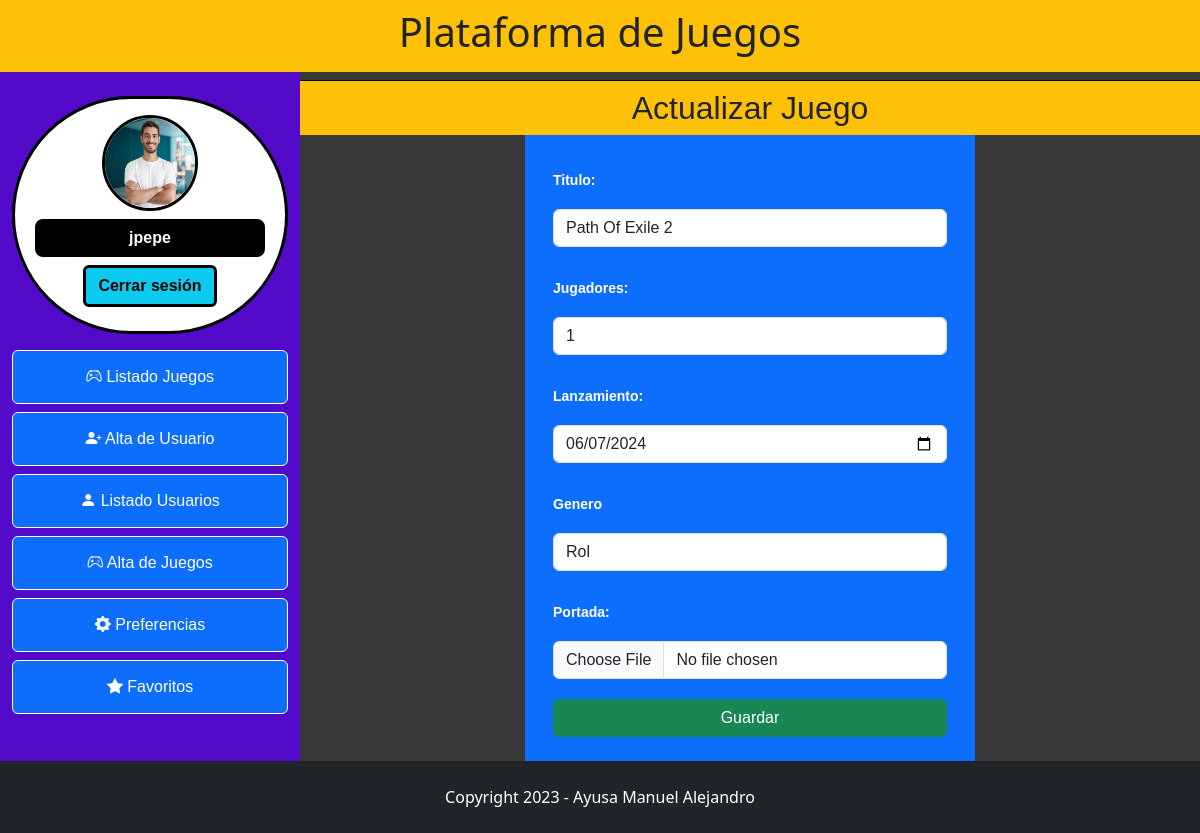
The page /?c=Juego&a=modificarJuego&id=4 (signed in) on the database its author committed.
### tables this page shows
CREATE TABLE `juego` (
  `id_juego` int(11) NOT NULL,
  `titulo` varchar(100) NOT NULL,
  `jugadores` smallint(6) DEFAULT NULL,
  `lanzamiento` date DEFAULT NULL,
  `genero_id` int(11) NOT NULL,
  `portada` varchar(50) DEFAULT NULL
);

CREATE TABLE `genero` (
  `id_genero` int(11) NOT NULL,
  `genero` varchar(45) NOT NULL
);

### sistema/BaseDeDatos.php (called while the page is built)
<?php
    class BaseDeDatos {
        static $host = "localhost";
        static $user = "root";
        static $password = "";
        static $db = "proyecto_juegos";
        static $conexion;
        public static function conectar(){
            $dsn = "mysql:host=" . self::$host . ";dbname=" . self::$db;
            try {
                self::$conexion = new PDO($dsn, self::$user, self::$password);
                self::$conexion->setAttribute(PDO::ATTR_ERRMODE, PDO::ERRMODE_EXCEPTION);
                return self::$conexion;
            } catch (PDOException $e) {
                echo "<p>Error en la conexion</p>";
                echo "<p>ERROR: " . $e->getMessage() . "</p>";
            }
        }
    }
?>

### modelos/Juego.php (called while the page is built, shortened)
<?php
    class Juego {
        private $conexion;
        public function __construct()
        {
            $this->conexion = BaseDeDatos::conectar();
        }
        public function recuperarDatos(int $id)
        {
            $consulta = 'SELECT * FROM juego
                        INNER JOIN genero ON juego.genero_id = genero.id_genero
                        WHERE id_juego = ?';
            $sentencia = $this->conexion->prepare($consulta);
            $sentencia->bindParam(1, $id);
            $sentencia->execute();
            $resultados = $sentencia->fetch(PDO::FETCH_OBJ);
            return $resultados;
        }
    }
?>

### vistas/juego/juego_modificacion.php (the view, shortened to what this page needs)
<?php require('vistas/encabezado.php');?>
<main class="container-fluid">
    <section class="row">
        <section class="col-3 menu pt-4">
            <?php
                require_once('vistas/menu.php');
            ?>
        </section>
        <article class="col-9 p-0">
            <h2 class="bg-warning text-center p-2 m-0 border-top border-black mt-2">Actualizar Juego</h2>
            <form action="?c=Juego&a=modificarJuegoOk" method="post" enctype="multipart/form-data" class="text-white bg-primary w-50 p-3">
                <section class="pt-2">
                    <label for="tit" class="form-label">Titulo:</label>
                    <input type="text" name="titulo" id="tit" class="form-control" value = "<?php echo $resultados->titulo;?>">
                </section>
                <section class="pt-2">
                    <label for="jug" class="form-label">Jugadores:</label>
                    <input type="number" name="jugadores" id="jug" class="form-control" value = "<?php echo $resultados->jugadores;?>">
                </section>
                <section class="pt-2">
                    <label for="fec" class="form-label">Lanzamiento:</label>
                    <input type="date" name="lanzamiento" id="fec" class="form-control" value = "<?php echo $resultados->lanzamiento;?>">
                </section>
                <section class="pt-2">
                    <label for="gen" class="form-label" class="form-label">Genero</label>
                    <select name="genero" id="gen" class="form-control">
                        <option value="<?php echo $resultados->genero_id ?>" selected><?php echo $resultados->genero ?></option>
                    </select>
                </section>
                <section class="pt-2">
                    <label for="port" class="form-label">Portada:</label>
                    <input type="file" name="portada" id="port" accept="image/*" class="form-control" required>
                </section>
                <section class="text-center pt-2 pb-2">
                    <input type="submit" value="Guardar" class="btn btn-success">
                </section>
            </form>
        </article>
    </section>
</main>
<?php require_once ('vistas/pie.php');?>

### publico/css/estilo.css (style rules this page uses)
* { margin: 0; padding: 0; border: 0; }
main { font-family: Verdana, Geneva, Tahoma, sans-serif }
article { background-color: rgb(56, 56, 56); padding-bottom: 3em; }
form { margin: 0 auto; width: 40%; }
form>section { display: flex; flex-direction: column; padding: 0.75em; border-top: 0; }
label { padding: 0.75em; padding-left: 0; font-weight: bold; font-size: 14px; }
.menu { background-color:rgb(83, 10, 201); }

### rows shown on the page
juego: titulo "Path Of Exile 2", jugadores "1", lanzamiento "06/07/2024", genero "Rol"

### other values the page prints
$_SESSION['usuario'] "jpepe"
